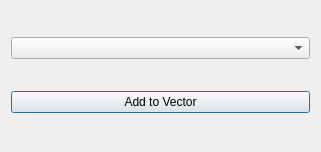
<?xml version="1.0" encoding="UTF-8"?>
<ui version="4.0">
 <class>Dialog</class>
 <widget class="QDialog" name="Dialog">
  <property name="geometry">
   <rect>
    <x>0</x>
    <y>0</y>
    <width>321</width>
    <height>152</height>
   </rect>
  </property>
  <property name="windowTitle">
   <string>Dialog</string>
  </property>
  <layout class="QGridLayout" name="gridLayout_2">
   <item row="1" column="0">
    <widget class="QPushButton" name="pushButton">
     <property name="text">
      <string>Add to Vector</string>
     </property>
    </widget>
   </item>
   <item row="0" column="0">
    <widget class="QComboBox" name="comboBox"/>
   </item>
  </layout>
 </widget>
 <resources/>
 <connections/>
</ui>
